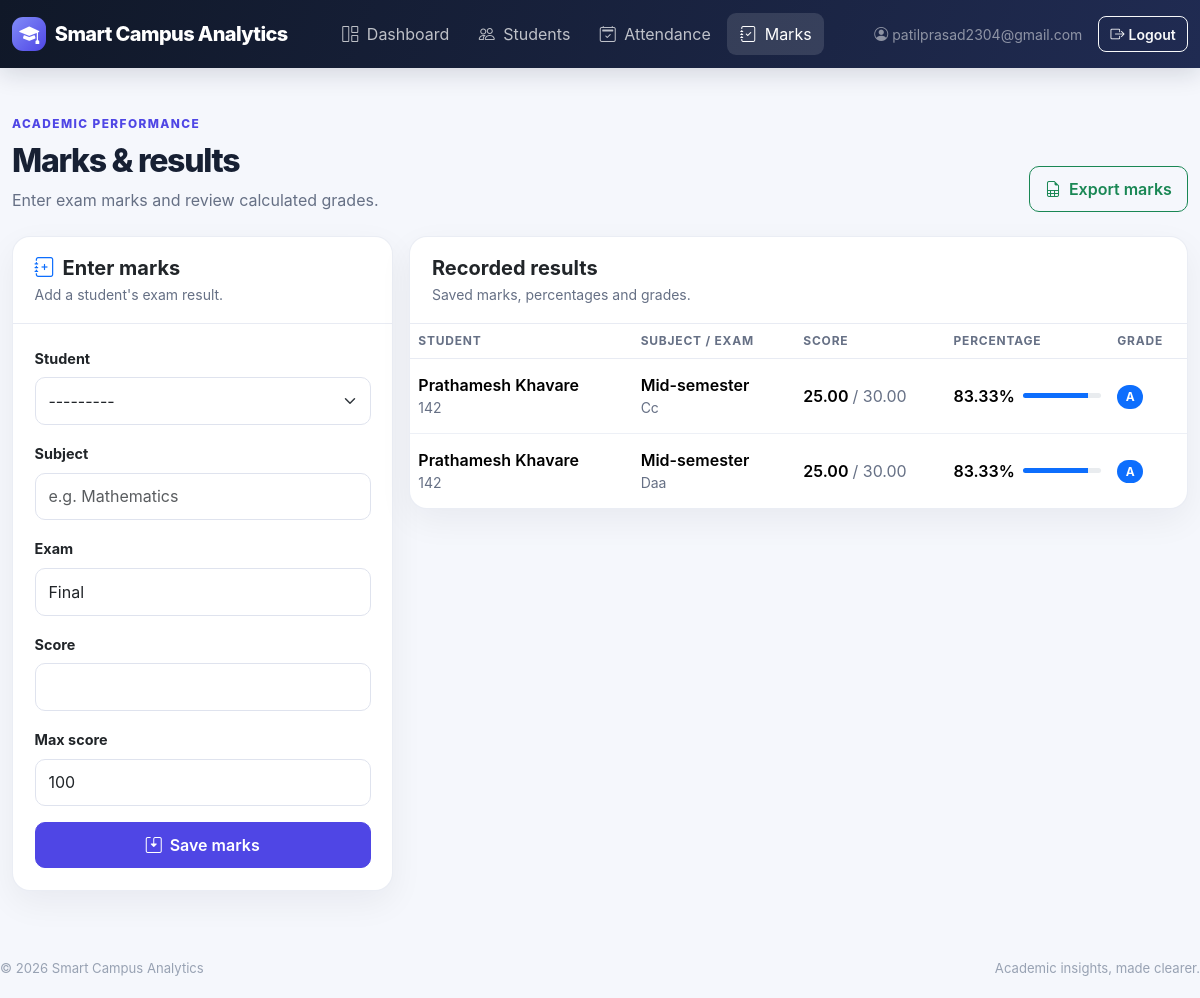
The app's page /marks/ (signed in) with its own data.
### portal/models.py (models this page shows, shortened)
class Mark(models.Model):
    student = models.ForeignKey(Student, on_delete=models.CASCADE, related_name="marks")
    subject = models.CharField(max_length=100, db_index=True)
    exam = models.CharField(max_length=100, default="Final")
    score = models.DecimalField(max_digits=7, decimal_places=2, validators=[MinValueValidator(Decimal("0"))])
    max_score = models.DecimalField(max_digits=7, decimal_places=2, default=Decimal("100"), validators=[MinValueValidator(Decimal("0.01"))])
    recorded_by = models.ForeignKey(
        settings.AUTH_USER_MODEL, on_delete=models.SET_NULL, null=True, blank=True,
        related_name="marks_recorded",
    )
    created_at = models.DateTimeField(auto_now_add=True)
    updated_at = models.DateTimeField(auto_now=True)
    class Meta:
        ordering = ["student__name", "subject", "exam"]
        constraints = [
            models.UniqueConstraint(fields=["student", "subject", "exam"], name="unique_student_subject_exam"),
            models.CheckConstraint(condition=Q(score__gte=0), name="mark_score_nonnegative"),
            models.CheckConstraint(condition=Q(max_score__gt=0), name="mark_max_score_positive"),
        ]
    @property
    def percentage(self):
        if not self.max_score:
            return Decimal("0.00")
        return (self.score * Decimal("100") / self.max_score).quantize(Decimal("0.01"))
    @property
    def grade(self):
        pct = self.percentage
        if pct >= 90:
            return "A+"
        if pct >= 80:
            return "A"

class Student(models.Model):
    roll_no = models.CharField(max_length=30, unique=True, db_index=True)
    name = models.CharField(max_length=150, db_index=True)
    department = models.CharField(max_length=100, db_index=True)
    semester = models.PositiveSmallIntegerField(validators=[MinValueValidator(1), MaxValueValidator(12)])
    email = models.EmailField(blank=True)
    phone = models.CharField(max_length=30, blank=True)
    is_active = models.BooleanField(default=True)
    created_at = models.DateTimeField(auto_now_add=True)
    updated_at = models.DateTimeField(auto_now=True)
    class Meta:
        ordering = ["name"]
        indexes = [
            models.Index(fields=["department", "semester"]),
            models.Index(fields=["is_active", "name"]),
        ]
    def __str__(self):
        return f"{self.roll_no} — {self.name}"

### portal/views.py (the view, shortened to what this page needs)
# urls.py: path("marks/", views.marks, name="marks"),
@require_http_methods(["GET", "POST"])
def marks(request):
    _ensure_user(request)
    form = MarkForm(request.POST or None)
    records = Mark.objects.select_related("student", "recorded_by").all()
    return render(request, "marks.html", {
        "form": form, "records": records,
        "can_edit_academics": can_edit_academics(request.user),
    })

### portal/forms.py (shortened to what this page needs)
class MarkForm(StyledModelForm):
    class Meta:
        model = Mark
        fields = ["student", "subject", "exam", "score", "max_score"]
        widgets = {
            "subject": forms.TextInput(attrs={"placeholder": "e.g. Mathematics"}),
            "exam": forms.TextInput(attrs={"placeholder": "e.g. Midterm"}),
            "score": forms.NumberInput(attrs={"min": "0", "step": "0.01"}),
            "max_score": forms.NumberInput(attrs={"min": "0.01", "step": "0.01"}),
        }

### portal/permissions.py (called while the page is built)
def can_manage_students(user):
    return (
        user.is_authenticated
        and (
            user.is_superuser
            or user.groups.filter(
                name__in=["Admin", "Teacher"]
            ).exists()
        )
    )

def can_edit_academics(user):
    return can_manage_students(user)

### portal/views.py (called while the page is built)
def _ensure_user(request):
    if not request.user.is_authenticated:
        raise PermissionDenied("Please sign in to continue.")

### templates/marks.html (shortened to what this page needs)
{% extends "base.html" %}
{% block content %}
<div class="d-flex flex-wrap justify-content-between align-items-end gap-3 mb-4">
  <div><div class="section-kicker mb-2">Academic performance</div><h1 class="page-title h2 mb-2">Marks & results</h1><p class="page-subtitle mb-0">Enter exam marks and review calculated grades.</p></div>
  <a class="btn btn-outline-success" href="{% url 'export' %}?type=marks"><i class="bi bi-file-earmark-spreadsheet me-2"></i>Export marks</a>
</div>
<div class="row g-3 align-items-start">
  <div class="col-12 col-xl-4">
    <div class="card"><div class="card-header"><h2 class="h5 fw-bold mb-1"><i class="bi bi-journal-plus text-primary me-2"></i>Enter marks</h2><p class="muted small mb-0">Add a student's exam result.</p></div>
      <div class="card-body"><form method="post">{% csrf_token %}
        {% for field in form %}<div class="mb-3"><label class="form-label" for="{{ field.id_for_label }}">{{ field.label }}</label>{{ field }}</div>{% endfor %}
        <button class="btn btn-primary w-100"><i class="bi bi-save2 me-2"></i>Save marks</button>
      </form></div>
    </div>
  </div>
  <div class="col-12 col-xl-8">
    <div class="card"><div class="card-header"><h2 class="h5 fw-bold mb-1">Recorded results</h2><p class="muted small mb-0">Saved marks, percentages and grades.</p></div>
      <div class="table-responsive"><table class="table table-hover"><thead><tr><th>Student</th><th>Subject / Exam</th><th>Score</th><th>Percentage</th><th>Grade</th></tr></thead><tbody>
      {% for mark in records %}
        <tr><td><div class="fw-semibold">{{ mark.student.name }}</div><div class="small muted">{{ mark.student.roll_no }}</div></td><td><div class="fw-semibold">{{ mark.subject }}</div><div class="small muted">{{ mark.exam }}</div></td><td class="text-nowrap fw-semibold">{{ mark.score }} <span class="muted fw-normal">/ {{ mark.max_score }}</span></td><td><div class="d-flex align-items-center gap-2"><span class="fw-semibold">{{ mark.percentage }}%</span><div class="progress flex-grow-1" style="height:5px;min-width:45px;max-width:90px"><div class="progress-bar" style="width:{{ mark.percentage }}%"></div></div></div></td><td><span class="badge rounded-pill text-bg-primary">{{ mark.grade }}</span></td></tr>
      {% empty %}
        <tr><td colspan="5"><div class="empty-state"><i class="bi bi-journal-x"></i><strong class="d-block text-dark">No marks entered</strong><span>Use the form to record the first result.</span></div></td></tr>
      {% endfor %}
      </tbody></table></div>
    </div>
  </div>
</div>
{% endblock %}

### templates/base.html (shortened to what this page needs)
<!DOCTYPE html>
<html lang="en">
<head>
  <link href="https://cdn.jsdelivr.net/npm/bootstrap@5.3.3/dist/css/bootstrap.min.css" rel="stylesheet">
  <link href="https://cdn.jsdelivr.net/npm/bootstrap-icons@1.11.3/font/bootstrap-icons.min.css" rel="stylesheet">
</head>
<body>
<nav class="navbar navbar-expand-lg navbar-dark sticky-top">
  <div class="container-fluid page-wrap py-1">
    <a class="navbar-brand d-flex align-items-center" href="{% url 'dashboard' %}">
      <span class="brand-mark"><i class="bi bi-mortarboard-fill"></i></span>
      <span>Smart Campus<span class="d-none d-sm-inline"> Analytics</span></span>
    </a>
    {% if user.is_authenticated %}
    <div class="collapse navbar-collapse" id="mainNav">
      <div class="navbar-nav me-auto ms-lg-4 mt-3 mt-lg-0">
        <a class="nav-link {% if request.resolver_match.url_name == 'dashboard' %}active{% endif %}" href="{% url 'dashboard' %}"><i class="bi bi-grid-1x2 me-1"></i> Dashboard</a>
        <a class="nav-link " href="{% url 'students' %}"><i class="bi bi-people me-1"></i> Students</a>
        <a class="nav-link {% if request.resolver_match.url_name == 'attendance' %}active{% endif %}" href="{% url 'attendance' %}"><i class="bi bi-calendar2-check me-1"></i> Attendance</a>
        <a class="nav-link {% if request.resolver_match.url_name == 'marks' %}active{% endif %}" href="{% url 'marks' %}"><i class="bi bi-journal-check me-1"></i> Marks</a>
      </div>
      <div class="d-flex align-items-center gap-3 mt-3 mt-lg-0 pb-3 pb-lg-0">
        <span class="text-white-50 small"><i class="bi bi-person-circle me-1"></i>{{ user.username }}</span>
        <form method="post" action="{% url 'logout' %}" class="m-0">
          <button class="btn btn-sm btn-outline-light"><i class="bi bi-box-arrow-right me-1"></i>Logout</button>
        </form>
      </div>
    </div>
    {% endif %}
  </div>
</nav>
<main class="container-fluid page-wrap page-content py-4 py-lg-5">
  {% block content %}{% endblock %}
</main>
<footer class="container-fluid page-wrap footer d-flex flex-wrap justify-content-between gap-2">
  <span>© {% now "Y" %} Smart Campus Analytics</span>
  <span>Academic insights, made clearer.</span>
</footer>
</body>
</html>

### templates/base.html (style rules this page uses)
:root { --sc-ink: #172033; --sc-muted: #667085; --sc-primary: #4f46e5; --sc-primary-dark: #3730a3; --sc-bg: #f5f7fc; --sc-border: #e8ebf3; --sc-card-shadow: 0 12px 34px rgba(16, 24, 40, .055); }
body { background: var(--sc-bg); color: var(--sc-ink); font-family: Inter, ui-sans-serif, system-ui, -apple-system, "Segoe UI", sans-serif; }
.navbar { background: linear-gradient(110deg, #101828, #202b52); box-shadow: 0 6px 24px rgba(16,24,40,.14); }
.navbar-brand { font-weight: 800; letter-spacing: -.03em; }
.brand-mark { display:inline-grid; place-items:center; width:34px; height:34px; margin-right:.55rem; border-radius:11px; background:linear-gradient(135deg,#818cf8,#4f46e5); color:white; }
.navbar .nav-link { color:rgba(255,255,255,.72); border-radius:9px; margin:0 .12rem; padding:.55rem .8rem!important; }
.navbar .nav-link:hover, .navbar .nav-link.active { background:rgba(255,255,255,.12); color:#fff; }
.page-wrap { max-width:1500px; }
.page-content { min-height:calc(100vh - 150px); }
.card { border:1px solid rgba(232,235,243,.9); border-radius:18px; box-shadow:var(--sc-card-shadow); }
.card-header { background:transparent; border-bottom:1px solid var(--sc-border); padding:1.15rem 1.35rem; }
.card-body { padding:1.35rem; }
.page-title { font-weight:800; letter-spacing:-.04em; }
.page-subtitle { color:var(--sc-muted); }
.btn { border-radius:10px; font-weight:600; padding:.62rem .95rem; }
.btn-sm { border-radius:8px; padding:.4rem .7rem; }
.btn-primary { background:var(--sc-primary); border-color:var(--sc-primary); }
.form-control, .form-select { border-color:#dfe3ee; border-radius:10px; padding:.68rem .8rem; }
.form-label { font-weight:650; font-size:.9rem; }
.table { --bs-table-bg:transparent; vertical-align:middle; margin-bottom:0; }
.table thead th { color:#667085; font-size:.75rem; text-transform:uppercase; letter-spacing:.065em; font-weight:750; border-bottom-color:var(--sc-border); white-space:nowrap; }
.table tbody td { border-bottom-color:#edf0f6; padding-top:.9rem; padding-bottom:.9rem; }
.table tbody tr:last-child td { border-bottom:0; }
.muted { color:var(--sc-muted); }
.section-kicker { color:var(--sc-primary); font-size:.74rem; font-weight:800; letter-spacing:.12em; text-transform:uppercase; }
.footer { color:#98a2b3; font-size:.82rem; padding:1.25rem 0; }
.badge { font-weight:700; letter-spacing:.01em; padding:.48em .7em; }

### records on screen
Mark: student.name "Prathamesh Khavare", student.roll_no "142", subject "Mid-semester", exam "Cc", score "25.00", max_score "30.00", percentage "83.33", grade "A"
Mark: student.name "Prathamesh Khavare", student.roll_no "142", subject "Mid-semester", exam "Daa", score "25.00", max_score "30.00", percentage "83.33", grade "A"

### other values on screen
{{ user.username }} "patilprasad2304@gmail.com"
{{ field.label }} "Student" "Subject" "Exam" "Score" "Max score"
